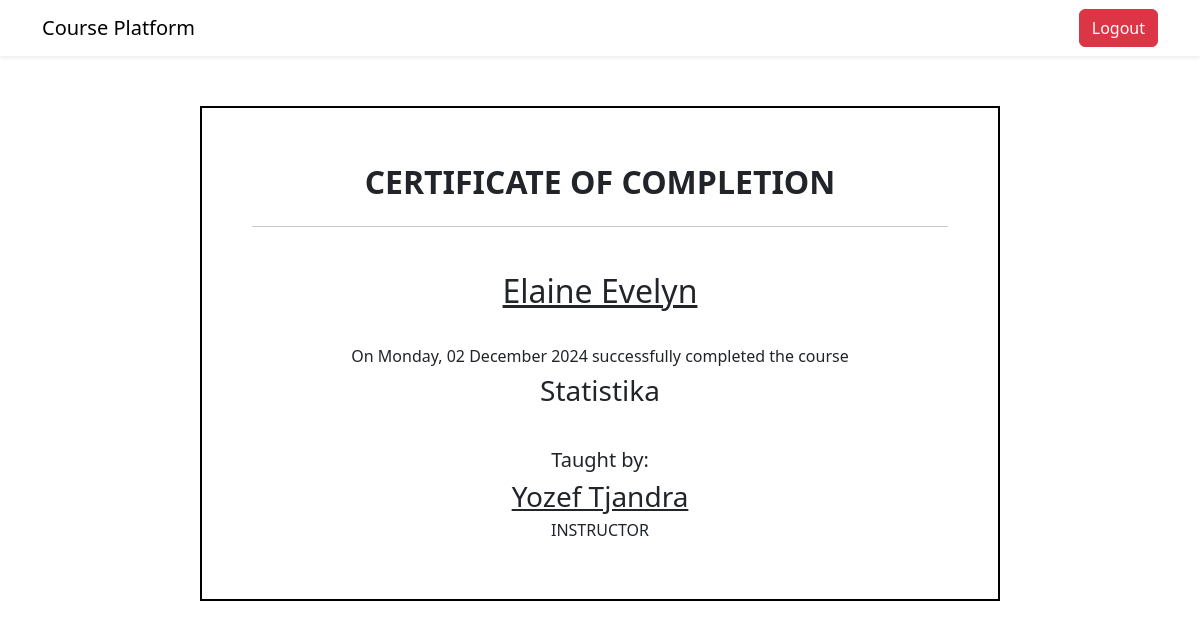
The app's page /certificate/1/1 (signed in) with its own data.
### tables this page shows
CREATE TABLE peserta (
                id_peserta INTEGER PRIMARY KEY AUTOINCREMENT,
                email TEXT NOT NULL,
                nama_peserta TEXT NOT NULL,
                password TEXT NOT NULL,
                no_telpon TEXT NOT NULL,
                alamat TEXT NOT NULL,
                kota TEXT NOT NULL,
                provinsi TEXT NOT NULL,
                kode_pos INT NOT NULL,
                negara TEXT NOT NULL
            );

CREATE TABLE sertifikat (
                id_sertifikat INTEGER PRIMARY KEY AUTOINCREMENT,
                id_peserta INTEGER,
                id_kursus INTEGER,
                keterangan TEXT NOT NULL,
                FOREIGN KEY (id_peserta) REFERENCES peserta(id_peserta),
                FOREIGN KEY (id_kursus) REFERENCES kursus(id_kursus)
            );

CREATE TABLE kursus (
                id_kursus INTEGER PRIMARY KEY AUTOINCREMENT,
                id_instruktur INTEGER,
                nama_kursus TEXT NOT NULL,
                harga_kursus INT NOT NULL,
                FOREIGN KEY (id_instruktur) REFERENCES instruktur(id_instruktur)
            );

CREATE TABLE instruktur (
                id_instruktur INTEGER PRIMARY KEY AUTOINCREMENT,
                nama_instruktur TEXT NOT NULL,
                email TEXT NOT NULL,
                password TEXT NOT NULL
            );

### features/sertificate.py (the view)
    def certificate(self, id_kursus, id_peserta):
        if not session.get('email') and session.get('role') != 'user':
            return redirect('/login_student')
        certificate = query_db('SELECT * FROM sertifikat WHERE id_kursus = ? AND id_peserta = ?',
                                (id_kursus, id_peserta), True)
        if not certificate:
            return redirect(url_for('request_certificate', id_kursus=id_kursus, id_peserta=id_peserta))
        course = query_db('SELECT * FROM kursus WHERE id_kursus = ?', (id_kursus,), True)
        student = query_db('SELECT * FROM peserta WHERE id_peserta = ?', (id_peserta,), True)
        instructor = query_db('SELECT * FROM instruktur WHERE id_instruktur = ?', (course['id_instruktur'],), True)
        return render_template(
            'certificate.html',
            certificate=certificate,
            course=course,
            student=student,
            instructor=instructor
        )

### database.py (called while the page is built)
def get_db():
    db = getattr(g, '_database', None)
    if db is None:
        db = g._database = sqlite3.connect(DATABASE)
        db.row_factory = sqlite3.Row
    return db

def query_db(query, args=(), one=False):
    cur = get_db().execute(query, args)
    rv = cur.fetchall()
    cur.close()
    get_db().commit()
    return (rv[0] if rv else None) if one else rv

### templates/certificate.html (shortened to what this page needs)
<!DOCTYPE html>
<html lang="en">
<head>
    <link href="https://cdn.jsdelivr.net/npm/bootstrap@5.3.0-alpha3/dist/css/bootstrap.min.css" rel="stylesheet">
</head>
<body>
    <nav class="navbar navbar-expand-lg navbar-light bg-white shadow-sm">
        <div class="container">
            <a class="navbar-brand" href="/">Course Platform</a>
            <div class="d-flex">
                <a href="/logout" class="btn btn-danger">Logout</a>
            </div>
        </div>
    </nav>
    <div class="certificate-container">
        <div class="certificate-title">
            CERTIFICATE OF COMPLETION
        </div>
        <hr>
        <div class="certificate-body">
            <br>
            <h2 class="underline">{{ student.nama_peserta }}</h2>
            <br>
            <h6>On {{ certificate.keterangan }} successfully completed the course</h6>
            <h3>{{ course.nama_kursus }}</h3>
        </div>
        <div class="certificate-footer">
            <h5>Taught by:</h5>
            <h3 class="underline">{{ instructor.nama_instruktur }}</h3>
            <h6>INSTRUCTOR</h6>
        </div>
    </div>
</body>
</html>

### templates/certificate.html (style rules this page uses)
.certificate-container { border: 2px solid #000; padding: 50px; margin: 50px auto; max-width: 800px; text-align: center; }
.certificate-title { font-size: 2em; font-weight: bold; margin-bottom: 20px; }
.certificate-body { font-size: 1.2em; margin-bottom: 20px; }
.certificate-footer { font-size: 1em; margin-top: 40px; }
.underline { text-decoration: underline; }

### records on screen
peserta: nama_peserta "Elaine Evelyn"
sertifikat: keterangan "Monday, 02 December 2024"
kursus: nama_kursus "Statistika"
instruktur: nama_instruktur "Yozef Tjandra"
